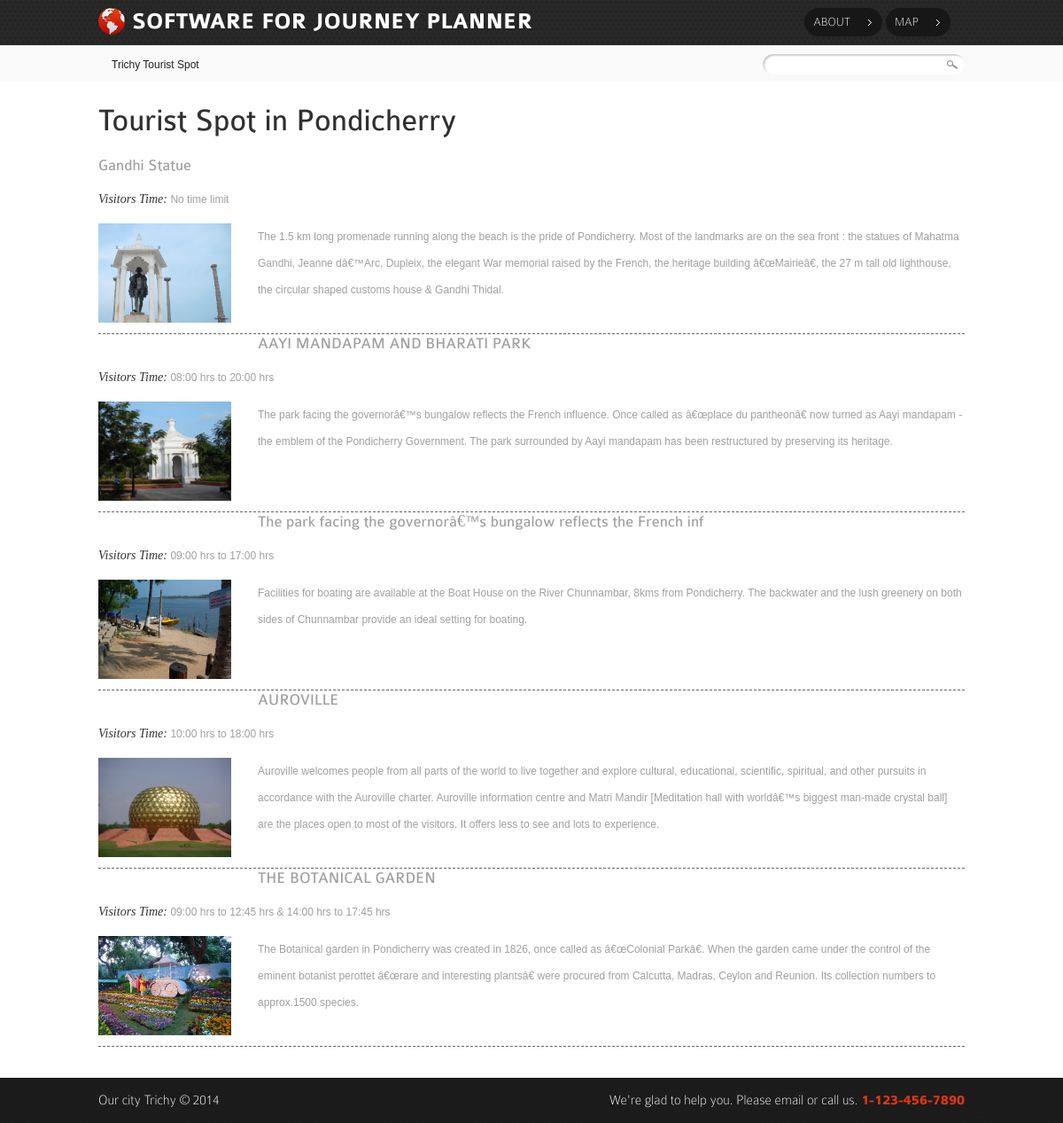
/tourist.php, run on the app's committed database.
### tables this page shows
CREATE TABLE `tourist` (
  `id` int(11) NOT NULL,
  `name` varchar(70) NOT NULL,
  `timing` text NOT NULL,
  `content` text NOT NULL,
  `image` varchar(100) NOT NULL,
  `date` varchar(100) NOT NULL
);

### tourist.php (the view, shortened to what this page needs)
<?php
$query=mysql_query("Select * from tourist");
?>
<!DOCTYPE html>
<html lang="en">
<head>
	<link rel="stylesheet" href="css/reset.css" type="text/css" media="all">
	<link rel="stylesheet" href="css/grid.css" type="text/css" media="all">
	<link rel="stylesheet" href="css/style.css" type="text/css" media="all">
</head>
<body>
	<header>
		<nav>
			<div class="container">
				<div class="wrapper">
					<h1><a href="index.php"><strong>SOFTWARE FOR JOURNEY PLANNER</strong></a><a href="index.html"></a></h1>
					<ul>
						<li><a href="book_tour.php" >about</a></li>
						<li><a href="location.php">Map</a></li>
					</ul>
			  </div>
			</div>
		</nav>
		<section class="adv-content">
			<div class="container">
				<ul class="breadcrumbs">
					<li>Trichy Tourist Spot</li>
				</ul>
				<form action="" id="search-form">
					<fieldset>
						<input type="text" value=""><input type="submit" value="">
					</fieldset>
				</form>
			</div>
		</section><div class="ic">More Website Templates at TemplateMonster.com!</div>
	</header>
	<section id="content">
		<div class="top">
			<div class="container">
				<h2>Tourist Spot in Pondicherry </h2>
				<?php while($res=mysql_fetch_array($query))
				{
			?>
				<div class="tourist" style="height:200px;;">
				<h3><?php echo $res['name']; ?></h3>
<p><span class="itali">Visitors Time: </span> <?php echo $res['timing']; ?></p>
<div id="temp" style="height:200; width:200; float:left; margin:0 30px 0 0;">
<p><img src="tour/<?php echo $res['image'];?>" style="height:150" width="150"></p></div><div id="detail" style="line-height:30px;"><?php echo $res['content']; ?></div>
			  </div>
				<div class="line" style="border-bottom:1px dashed #666666"></div>
				<?php } ?>
			</div>
		</div>
	</section>
	<footer>
		<div class="container">
			<div class="wrapper">
				<div class="copy">Our city Trichy &copy; 2014</div>
				<address class="phone">
					We're glad to help you. Please email or call us. <strong>1-123-456-7890</strong>
				</address>
			</div>
		</div>
	</footer>
</body>
</html>

### css/grid.css (style rules this page uses)
.container { width: 978px; margin: 0 auto; position:relative; }

### css/style.css (style rules this page uses)
article, aside, audio, canvas, command, datalist, details, embed, figcaption, figure, footer, header, hgroup, keygen, meter, nav, output, progress, section, source, video { display:block }
body { background:url(../images/body-bg.gif) #1b1b1b;font-family:Arial, Helvetica, sans-serif;font-size:100%;line-height:1.125em;color:#9f9f9f }
html { min-width:980px }
html, body { height:100% }
.container { font-size:.75em; }
header { overflow:hidden;background:url(../images/header-pattern.gif) #1f1f1f }
#content .top { background:#fff;padding:29px 0 35px 0 }
.wrapper { width:100%;overflow:hidden }
input, select, textarea { font-family:Arial, Helvetica, sans-serif;font-size:1em;vertical-align:middle;font-weight:normal }
p { margin-bottom:1.5em }
a { color:#f24c15;outline:none }
h2 { font-size:36px;line-height:30px;color:#303030;font-weight:normal;font-family:'ColaborateRegular';font-weight:normal;margin-bottom:.7em }
h3 { font-size:18px;line-height:1.2em;font-family:'ColaborateRegular';font-weight:normal;margin-bottom:1em }
header h1 { background:url(../images/logo.png) no-repeat 0 0;padding:2px 0 0 38px;font-family:'ColaborateThinRegular';font-size:26px;line-height:1.2em;color:#fff;font-weight:normal;float:left }
header h1 a { color:#fff;text-decoration:none }
header h1 strong { font-family:'ColaborateBoldRegular';font-weight:normal }
header nav { padding:7px 0 10px 0 }
header nav ul { float:right;padding:2px 0 0 0 }
header nav ul li { float:left;padding-left:4px }
header nav ul li a { position:relative;float:left;font-size:14px;color:#fff;text-decoration:none;font-family:'ColaborateThinRegular';text-transform:uppercase;height:32px;line-height:32px;background-color:#181717;padding:0 36px 0 10px;border-radius:17px;-moz-border-radius:17px;-webkit-border-radius:17px }
header nav ul li a:after { content:'';display:block;position:absolute;right:12px;top:13px;width:4px;height:7px;background:url(../images/arrow1.gif) no-repeat 0 0 }
header .adv-content { overflow:hidden;background:#f9f9f9;padding:10px 0 8px 0 }
header .breadcrumbs { float:left;padding:3px 0 0 10px }
header .breadcrumbs li { display:inline;color:#212121;padding-left:5px }
footer .container { color:#fff;font-size:16px;line-height:1.2em;padding:16px 0 16px 0;font-family:'ColaborateThinRegular'; }
footer .copy { float:left }
footer .phone { float:right;font-style:normal }
footer .phone strong { font-family:'ColaborateBoldRegular';font-weight:normal;color:#e83709 }
#search-form { float:right;position:relative }
#search-form fieldset { border:none }
#search-form input[type=text] { background:#fff;width:195px;border:none;border-radius:20px;-moz-border-radius:20px;-webkit-border-radius:20px;padding:4px 25px 5px 8px;box-shadow:rgba(0, 0, 0, .2) 2px 2px 2px inset;-moz-box-shadow:rgba(0, 0, 0, .2) 2px 2px 2px inset;-webkit-box-shadow:rgba(0, 0, 0, .2) 2px 2px 2px inset;background:url(../images/search-bg.gif) no-repeat 100% 7px #fff }
#search-form input[type=submit] { width:20px;height:20px;position:absolute;right:5px;top:0;border:none;background:none;cursor:pointer }
.itali { font-size:14px; color:#333333; font-family:"Times New Roman", Times, serif; font-style:italic; }

### data on the page
tourist: name "Gandhi Statue", timing "No time limit", image (picture), content "The 1.5 km long promenade running along the beach is the pride of Pondicherry. Most of the landmarks are on the sea front : the statues of Mahatma Gandhi, Jeanne dâ€™Arc, Dupleix, the elegant War memorial raised by the French, the heritage building â€œMairieâ€, the 27 m tall old lighthouse, the circular shaped customs house & Gandhi Thidal."
tourist: name "AAYI MANDAPAM AND BHARATI PARK", timing "08:00 hrs to 20:00 hrs", image (picture), content "The park facing the governorâ€™s bungalow reflects the French influence. Once called as â€œplace du pantheonâ€ now turned as Aayi mandapam - the emblem of the Pondicherry Government. The park surrounded by Aayi mandapam has been restructured by preserving its heritage."
tourist: name "The park facing the governorâ€™s bungalow reflects the French inf", timing "09:00 hrs to 17:00 hrs", image (picture), content "Facilities for boating are available at the Boat House on the River Chunnambar, 8kms from Pondicherry. The backwater and the lush greenery on both sides of Chunnambar provide an ideal setting for boating."
tourist: name "AUROVILLE", timing "10:00 hrs to 18:00 hrs", image (picture), content "Auroville welcomes people from all parts of the world to live together and explore cultural, educational, scientific, spiritual, and other pursuits in accordance with the Auroville charter. Auroville information centre and Matri Mandir [Meditation hall with worldâ€™s biggest man-made crystal ball] are the places open to most of the visitors. It offers less to see and lots to experience."
tourist: name "THE BOTANICAL GARDEN", timing "09:00 hrs to 12:45 hrs & 14:00 hrs to 17:45 hrs", image (picture), content "The Botanical garden in Pondicherry was created in 1826, once called as â€œColonial Parkâ€. When the garden came under the control of the eminent botanist perottet â€œrare and interesting plantsâ€ were procured from Calcutta, Madras, Ceylon and Reunion. Its collection numbers to approx.1500 species."
